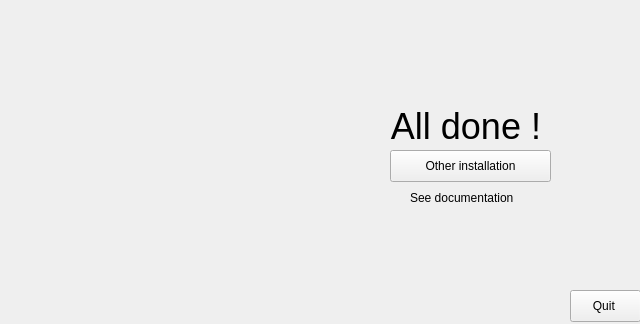
<?xml version="1.0" encoding="UTF-8"?>
<ui version="4.0">
 <class>Form</class>
 <widget class="QWidget" name="Form">
  <property name="geometry">
   <rect>
    <x>0</x>
    <y>0</y>
    <width>640</width>
    <height>324</height>
   </rect>
  </property>
  <property name="windowTitle">
   <string>PC Corp - Installer</string>
  </property>
  <property name="styleSheet">
   <string notr="true"/>
  </property>
  <widget class="QLabel" name="label">
   <property name="geometry">
    <rect>
     <x>0</x>
     <y>0</y>
     <width>323</width>
     <height>323</height>
    </rect>
   </property>
   <property name="text">
    <string/>
   </property>
   <property name="pixmap">
    <pixmap>screens/images/logo.png</pixmap>
   </property>
  </widget>
  <widget class="QPushButton" name="pushButton">
   <property name="geometry">
    <rect>
     <x>390</x>
     <y>150</y>
     <width>161</width>
     <height>32</height>
    </rect>
   </property>
   <property name="text">
    <string>Other installation</string>
   </property>
  </widget>
  <widget class="QLabel" name="label_2">
   <property name="geometry">
    <rect>
     <x>350</x>
     <y>110</y>
     <width>232</width>
     <height>32</height>
    </rect>
   </property>
   <property name="font">
    <font>
     <pointsize>27</pointsize>
    </font>
   </property>
   <property name="text">
    <string>All done !</string>
   </property>
   <property name="alignment">
    <set>Qt::AlignCenter</set>
   </property>
  </widget>
  <widget class="QLabel" name="label_3">
   <property name="geometry">
    <rect>
     <x>410</x>
     <y>190</y>
     <width>118</width>
     <height>16</height>
    </rect>
   </property>
   <property name="text">
    <string>See documentation</string>
   </property>
  </widget>
  <widget class="QPushButton" name="pushButton_2">
   <property name="geometry">
    <rect>
     <x>570</x>
     <y>290</y>
     <width>71</width>
     <height>32</height>
    </rect>
   </property>
   <property name="text">
    <string>Quit </string>
   </property>
  </widget>
 </widget>
 <resources/>
 <connections/>
</ui>
